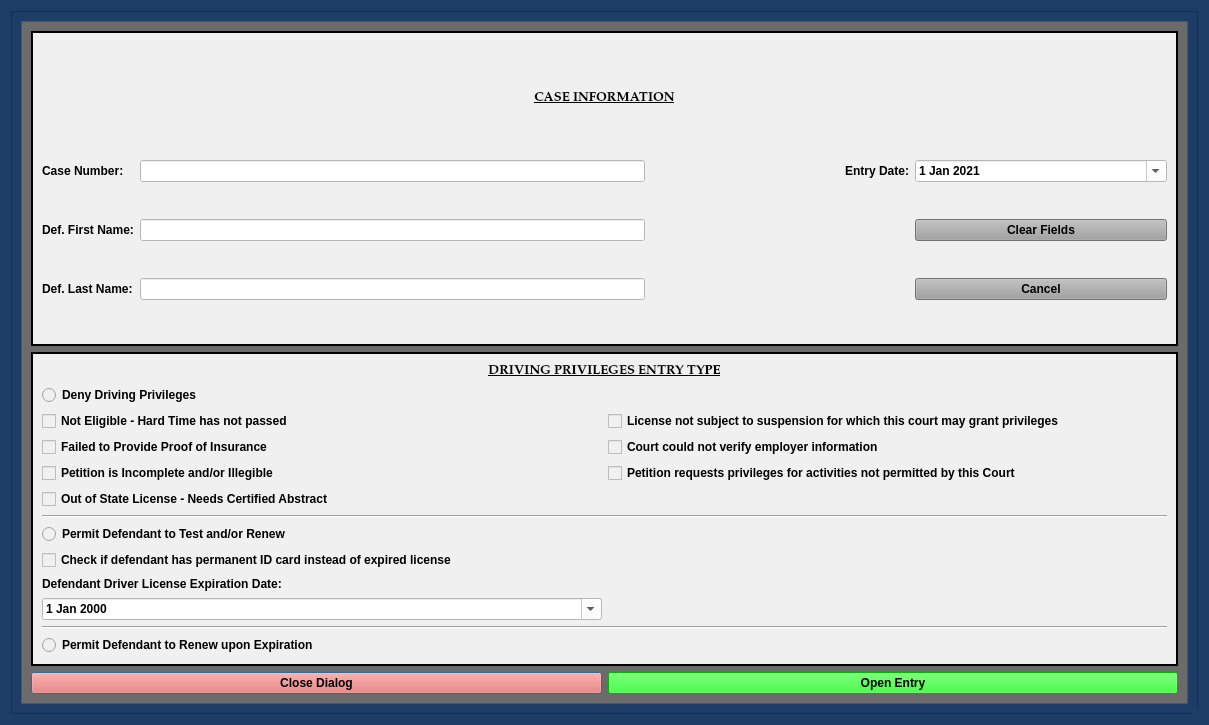
<?xml version="1.0" encoding="UTF-8"?>
<ui version="4.0">
 <class>DenyPrivilegesDialog</class>
 <widget class="QDialog" name="DenyPrivilegesDialog">
  <property name="windowModality">
   <enum>Qt::NonModal</enum>
  </property>
  <property name="geometry">
   <rect>
    <x>0</x>
    <y>0</y>
    <width>1209</width>
    <height>725</height>
   </rect>
  </property>
  <property name="sizePolicy">
   <sizepolicy hsizetype="Preferred" vsizetype="Preferred">
    <horstretch>0</horstretch>
    <verstretch>0</verstretch>
   </sizepolicy>
  </property>
  <property name="minimumSize">
   <size>
    <width>0</width>
    <height>0</height>
   </size>
  </property>
  <property name="maximumSize">
   <size>
    <width>2500</width>
    <height>3500</height>
   </size>
  </property>
  <property name="palette">
   <palette>
    <active>
     <colorrole role="Button">
      <brush brushstyle="SolidPattern">
       <color alpha="255">
        <red>29</red>
        <green>61</green>
        <blue>102</blue>
       </color>
      </brush>
     </colorrole>
     <colorrole role="Base">
      <brush brushstyle="SolidPattern">
       <color alpha="255">
        <red>29</red>
        <green>61</green>
        <blue>102</blue>
       </color>
      </brush>
     </colorrole>
     <colorrole role="Window">
      <brush brushstyle="SolidPattern">
       <color alpha="255">
        <red>29</red>
        <green>61</green>
        <blue>102</blue>
       </color>
      </brush>
     </colorrole>
    </active>
    <inactive>
     <colorrole role="Button">
      <brush brushstyle="SolidPattern">
       <color alpha="255">
        <red>29</red>
        <green>61</green>
        <blue>102</blue>
       </color>
      </brush>
     </colorrole>
     <colorrole role="Base">
      <brush brushstyle="SolidPattern">
       <color alpha="255">
        <red>29</red>
        <green>61</green>
        <blue>102</blue>
       </color>
      </brush>
     </colorrole>
     <colorrole role="Window">
      <brush brushstyle="SolidPattern">
       <color alpha="255">
        <red>29</red>
        <green>61</green>
        <blue>102</blue>
       </color>
      </brush>
     </colorrole>
    </inactive>
    <disabled>
     <colorrole role="Button">
      <brush brushstyle="SolidPattern">
       <color alpha="255">
        <red>29</red>
        <green>61</green>
        <blue>102</blue>
       </color>
      </brush>
     </colorrole>
     <colorrole role="Base">
      <brush brushstyle="SolidPattern">
       <color alpha="255">
        <red>29</red>
        <green>61</green>
        <blue>102</blue>
       </color>
      </brush>
     </colorrole>
     <colorrole role="Window">
      <brush brushstyle="SolidPattern">
       <color alpha="255">
        <red>29</red>
        <green>61</green>
        <blue>102</blue>
       </color>
      </brush>
     </colorrole>
    </disabled>
   </palette>
  </property>
  <property name="font">
   <font>
    <family>Palatino Linotype</family>
    <pointsize>10</pointsize>
    <weight>75</weight>
    <italic>false</italic>
    <bold>true</bold>
   </font>
  </property>
  <property name="windowTitle">
   <string>Driving Privileges Information</string>
  </property>
  <property name="toolTip">
   <string/>
  </property>
  <property name="styleSheet">
   <string notr="true">background-color: rgb(29, 61, 102);
font: 75 10pt &quot;Palatino Linotype&quot;;
font-weight: bold;</string>
  </property>
  <property name="sizeGripEnabled">
   <bool>true</bool>
  </property>
  <property name="modal">
   <bool>true</bool>
  </property>
  <layout class="QGridLayout" name="gridLayout_6">
   <item row="0" column="0">
    <widget class="QFrame" name="frame_4">
     <property name="styleSheet">
      <string notr="true">background-color: rgb(29, 61, 102);</string>
     </property>
     <property name="frameShape">
      <enum>QFrame::StyledPanel</enum>
     </property>
     <property name="frameShadow">
      <enum>QFrame::Raised</enum>
     </property>
     <layout class="QGridLayout" name="gridLayout_4">
      <item row="0" column="0">
       <widget class="QScrollArea" name="scrollArea">
        <property name="focusPolicy">
         <enum>Qt::NoFocus</enum>
        </property>
        <property name="styleSheet">
         <string notr="true">background-color: rgb(107, 107, 107);</string>
        </property>
        <property name="widgetResizable">
         <bool>true</bool>
        </property>
        <widget class="QWidget" name="scrollAreaWidgetContents">
         <property name="geometry">
          <rect>
           <x>0</x>
           <y>0</y>
           <width>1169</width>
           <height>685</height>
          </rect>
         </property>
         <layout class="QGridLayout" name="gridLayout_2" columnstretch="0,0">
          <item row="3" column="0">
           <widget class="QPushButton" name="close_dialog_Button">
            <property name="styleSheet">
             <string notr="true">background-color: rgb(255, 96, 82);
font: 75 11pt &quot;Palatino Linotype&quot;;
font-weight: bold;</string>
            </property>
            <property name="text">
             <string>Close Dialog</string>
            </property>
           </widget>
          </item>
          <item row="3" column="1">
           <widget class="QPushButton" name="create_entry_Button">
            <property name="styleSheet">
             <string notr="true">background-color: rgb(0, 255, 0);
font: 75 11pt &quot;Palatino Linotype&quot;;
font-weight: bold;</string>
            </property>
            <property name="text">
             <string>Open Entry</string>
            </property>
            <property name="autoDefault">
             <bool>false</bool>
            </property>
           </widget>
          </item>
          <item row="0" column="0" colspan="2">
           <widget class="QFrame" name="case_name_Frame">
            <property name="sizePolicy">
             <sizepolicy hsizetype="Preferred" vsizetype="Preferred">
              <horstretch>0</horstretch>
              <verstretch>0</verstretch>
             </sizepolicy>
            </property>
            <property name="styleSheet">
             <string notr="true">background-color: rgb(240, 240, 240);</string>
            </property>
            <property name="frameShape">
             <enum>QFrame::Box</enum>
            </property>
            <property name="frameShadow">
             <enum>QFrame::Plain</enum>
            </property>
            <property name="lineWidth">
             <number>2</number>
            </property>
            <layout class="QGridLayout" name="gridLayout" columnstretch="0,2,0,1,1">
             <item row="4" column="0">
              <widget class="QLabel" name="label">
               <property name="text">
                <string>Def. First Name:</string>
               </property>
              </widget>
             </item>
             <item row="4" column="4">
              <widget class="QPushButton" name="clear_fields_case_Button">
               <property name="focusPolicy">
                <enum>Qt::NoFocus</enum>
               </property>
               <property name="styleSheet">
                <string notr="true">background-color: rgb(160, 160, 160);</string>
               </property>
               <property name="text">
                <string>Clear Fields</string>
               </property>
              </widget>
             </item>
             <item row="4" column="1">
              <widget class="QLineEdit" name="defendant_first_name_lineEdit">
               <property name="styleSheet">
                <string notr="true">background-color: rgb(255, 255, 255);</string>
               </property>
              </widget>
             </item>
             <item row="5" column="1">
              <widget class="QLineEdit" name="defendant_last_name_lineEdit">
               <property name="enabled">
                <bool>true</bool>
               </property>
               <property name="styleSheet">
                <string notr="true">background-color: rgb(255, 255, 255);</string>
               </property>
              </widget>
             </item>
             <item row="5" column="0">
              <widget class="QLabel" name="label_2">
               <property name="text">
                <string>Def. Last Name:</string>
               </property>
              </widget>
             </item>
             <item row="0" column="0" colspan="5">
              <widget class="QLabel" name="label_6">
               <property name="maximumSize">
                <size>
                 <width>16777215</width>
                 <height>50</height>
                </size>
               </property>
               <property name="font">
                <font>
                 <family>Palatino Linotype</family>
                 <pointsize>10</pointsize>
                 <weight>75</weight>
                 <italic>false</italic>
                 <bold>true</bold>
                 <underline>true</underline>
                </font>
               </property>
               <property name="text">
                <string>CASE INFORMATION</string>
               </property>
               <property name="alignment">
                <set>Qt::AlignCenter</set>
               </property>
              </widget>
             </item>
             <item row="3" column="2" colspan="2">
              <widget class="QLabel" name="label_26">
               <property name="text">
                <string>Entry Date:</string>
               </property>
               <property name="alignment">
                <set>Qt::AlignRight|Qt::AlignTrailing|Qt::AlignVCenter</set>
               </property>
              </widget>
             </item>
             <item row="3" column="0">
              <widget class="QLabel" name="label_3">
               <property name="text">
                <string>Case Number:</string>
               </property>
              </widget>
             </item>
             <item row="3" column="4">
              <widget class="NoScrollDateEdit" name="plea_trial_date">
               <property name="focusPolicy">
                <enum>Qt::NoFocus</enum>
               </property>
               <property name="styleSheet">
                <string notr="true">color: rgb(0, 0, 0);
background-color: rgb(255, 255, 255);</string>
               </property>
               <property name="minimumDate">
                <date>
                 <year>2021</year>
                 <month>1</month>
                 <day>1</day>
                </date>
               </property>
               <property name="calendarPopup">
                <bool>true</bool>
               </property>
               <property name="date">
                <date>
                 <year>2021</year>
                 <month>1</month>
                 <day>1</day>
                </date>
               </property>
              </widget>
             </item>
             <item row="5" column="4">
              <widget class="QPushButton" name="cancel_Button">
               <property name="focusPolicy">
                <enum>Qt::NoFocus</enum>
               </property>
               <property name="styleSheet">
                <string notr="true">background-color: rgb(160, 160, 160);</string>
               </property>
               <property name="text">
                <string>Cancel</string>
               </property>
              </widget>
             </item>
             <item row="3" column="1">
              <widget class="QLineEdit" name="case_number_lineEdit">
               <property name="maximumSize">
                <size>
                 <width>750</width>
                 <height>16777215</height>
                </size>
               </property>
               <property name="styleSheet">
                <string notr="true">background-color: rgb(255, 255, 255);</string>
               </property>
              </widget>
             </item>
            </layout>
           </widget>
          </item>
          <item row="1" column="0" colspan="2">
           <widget class="QFrame" name="frame">
            <property name="styleSheet">
             <string notr="true">background-color: rgb(240, 240, 240);</string>
            </property>
            <property name="frameShape">
             <enum>QFrame::Box</enum>
            </property>
            <property name="frameShadow">
             <enum>QFrame::Plain</enum>
            </property>
            <property name="lineWidth">
             <number>2</number>
            </property>
            <layout class="QGridLayout" name="gridLayout_3">
             <item row="12" column="0">
              <widget class="QRadioButton" name="permit_renew_radio_btn">
               <property name="text">
                <string>Permit Defendant to Renew upon Expiration</string>
               </property>
              </widget>
             </item>
             <item row="7" column="0">
              <widget class="QRadioButton" name="permit_test_radio_btn">
               <property name="text">
                <string>Permit Defendant to Test and/or Renew</string>
               </property>
              </widget>
             </item>
             <item row="1" column="0">
              <widget class="QRadioButton" name="deny_privileges_radio_btn">
               <property name="text">
                <string>Deny Driving Privileges</string>
               </property>
              </widget>
             </item>
             <item row="4" column="0">
              <widget class="QCheckBox" name="petition_incomplete_check_box">
               <property name="text">
                <string>Petition is Incomplete and/or Illegible</string>
               </property>
              </widget>
             </item>
             <item row="0" column="0" colspan="2">
              <widget class="QLabel" name="label_4">
               <property name="maximumSize">
                <size>
                 <width>16777215</width>
                 <height>50</height>
                </size>
               </property>
               <property name="font">
                <font>
                 <family>Palatino Linotype</family>
                 <pointsize>10</pointsize>
                 <weight>75</weight>
                 <italic>false</italic>
                 <bold>true</bold>
                 <underline>true</underline>
                </font>
               </property>
               <property name="text">
                <string>DRIVING PRIVILEGES ENTRY TYPE</string>
               </property>
               <property name="alignment">
                <set>Qt::AlignCenter</set>
               </property>
              </widget>
             </item>
             <item row="2" column="0">
              <widget class="QCheckBox" name="hard_time_check_box">
               <property name="text">
                <string>Not Eligible - Hard Time has not passed</string>
               </property>
              </widget>
             </item>
             <item row="2" column="1">
              <widget class="QCheckBox" name="no_jurisdiction_check_box">
               <property name="text">
                <string>License not subject to suspension for which this court may grant privileges</string>
               </property>
              </widget>
             </item>
             <item row="4" column="1">
              <widget class="QCheckBox" name="prohibited_activities_check_box">
               <property name="text">
                <string>Petition requests privileges for activities not permitted by this Court</string>
               </property>
              </widget>
             </item>
             <item row="3" column="0">
              <widget class="QCheckBox" name="no_insurance_check_box">
               <property name="text">
                <string>Failed to Provide Proof of Insurance</string>
               </property>
              </widget>
             </item>
             <item row="3" column="1">
              <widget class="QCheckBox" name="no_employer_info_check_box">
               <property name="text">
                <string>Court could not verify employer information</string>
               </property>
              </widget>
             </item>
             <item row="10" column="0">
              <widget class="NoScrollDateEdit" name="license_exp_date_field">
               <property name="styleSheet">
                <string notr="true">background-color: rgb(255, 255, 255);
color: rgb(0, 0, 0);</string>
               </property>
               <property name="calendarPopup">
                <bool>true</bool>
               </property>
              </widget>
             </item>
             <item row="9" column="0">
              <widget class="QLabel" name="license_exp_date_label">
               <property name="text">
                <string>Defendant Driver License Expiration Date:</string>
               </property>
               <property name="alignment">
                <set>Qt::AlignLeading|Qt::AlignLeft|Qt::AlignVCenter</set>
               </property>
              </widget>
             </item>
             <item row="11" column="0" colspan="2">
              <widget class="Line" name="line_2">
               <property name="orientation">
                <enum>Qt::Horizontal</enum>
               </property>
              </widget>
             </item>
             <item row="6" column="0" colspan="2">
              <widget class="Line" name="line">
               <property name="orientation">
                <enum>Qt::Horizontal</enum>
               </property>
              </widget>
             </item>
             <item row="5" column="0">
              <widget class="QCheckBox" name="out_of_state_license_check_box">
               <property name="text">
                <string>Out of State License - Needs Certified Abstract</string>
               </property>
              </widget>
             </item>
             <item row="8" column="0">
              <widget class="QCheckBox" name="permanent_id_check_box">
               <property name="text">
                <string>Check if defendant has permanent ID card instead of expired license</string>
               </property>
              </widget>
             </item>
            </layout>
           </widget>
          </item>
         </layout>
        </widget>
       </widget>
      </item>
     </layout>
    </widget>
   </item>
  </layout>
 </widget>
 <customwidgets>
  <customwidget>
   <class>NoScrollDateEdit</class>
   <extends>QDateEdit</extends>
   <header>munientry.widgets.custom_widgets</header>
  </customwidget>
 </customwidgets>
 <tabstops>
  <tabstop>defendant_first_name_lineEdit</tabstop>
  <tabstop>defendant_last_name_lineEdit</tabstop>
 </tabstops>
 <resources/>
 <connections/>
 <slots>
  <slot>create_entry()</slot>
  <slot>continue_dialog()</slot>
  <slot>close_window()</slot>
  <slot>set_dialog()</slot>
  <slot>update_case_information()</slot>
  <slot>ovi_dialog()</slot>
  <slot>sentencing_dialog()</slot>
  <slot>proceed_to_sentencing()</slot>
  <slot>proceed_to_ovi()</slot>
  <slot>add_charge()</slot>
  <slot>set_statute()</slot>
  <slot>set_pay_date()</slot>
  <slot>amend_offense()</slot>
  <slot>set_offense()</slot>
  <slot>add_charge_to_view()</slot>
  <slot>delete_charge()</slot>
  <slot>delete_charge_from_view()</slot>
  <slot>close_event()</slot>
  <slot>set_fra_in_file()</slot>
  <slot>set_fra_in_court()</slot>
  <slot>start_add_conditions_dialog()</slot>
  <slot>start_amend_offense_dialog()</slot>
 </slots>
</ui>
